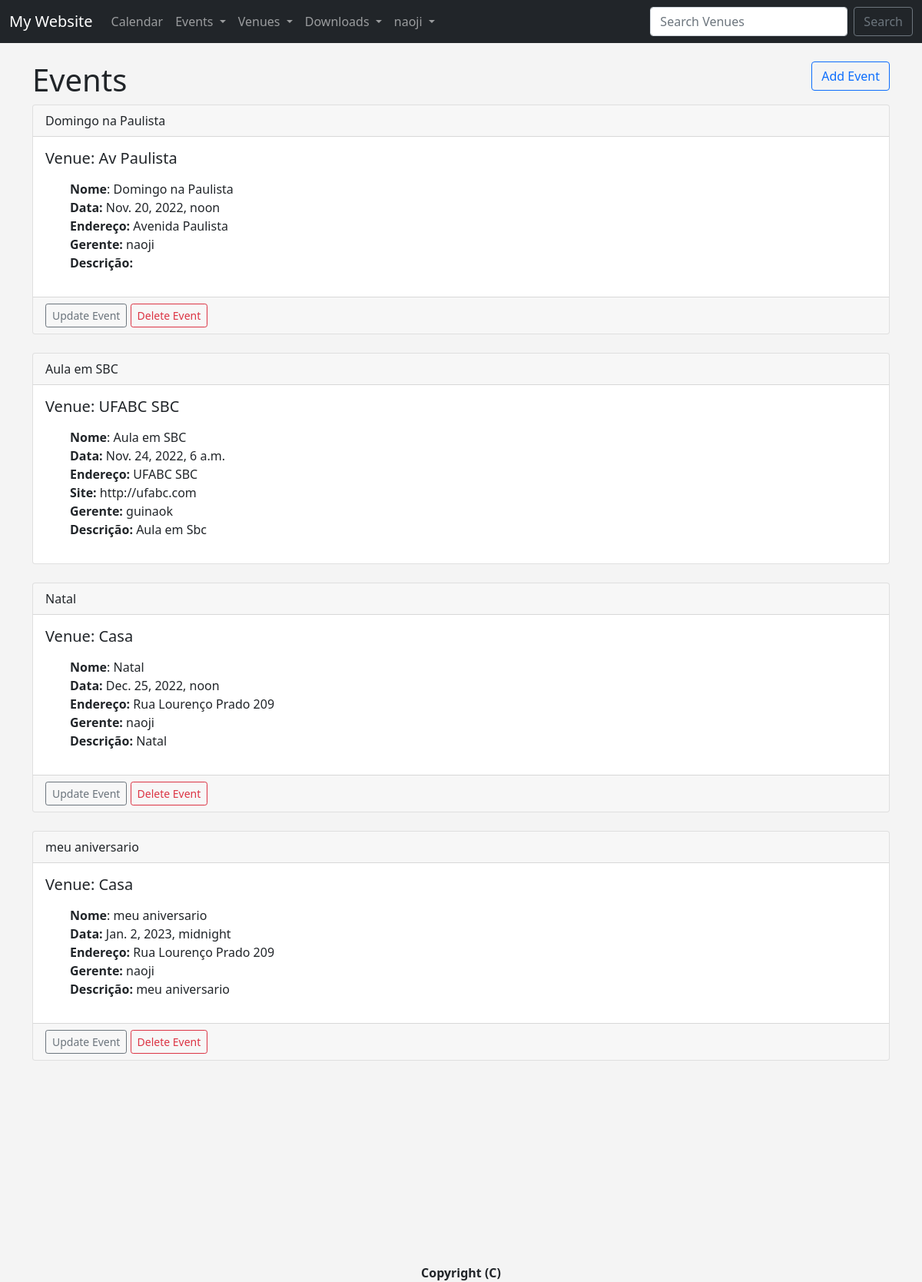
Page /events (signed in) on the committed database.
### events/models.py (models this page shows)
class Event(models.Model):
	name = models.CharField('Event Name', max_length=120)
	event_date = models.DateTimeField('Event Date')
	venue = models.ForeignKey(Venue, blank=True, null=True, on_delete=models.CASCADE)
	manager = models.ForeignKey(User, blank=True, null=True, on_delete=models.SET_NULL)
	description = models.TextField(blank=True)
	attendees = models.ManyToManyField(WebsiteUser, blank=True)
	def __str__(self):
		return self.name

class Venue(models.Model):
	name = models.CharField('Venue Name', max_length=120)
	address = models.CharField(max_length=300)
	zip_code = models.CharField('Zip Code', max_length=12)
	phone = models.CharField('Contact Phone', max_length=25, blank=True)
	website = models.URLField('Website Address', blank=True)
	email_address = models.EmailField('Email Address', blank=True)
	def __str__(self):
		return self.name

### events/views.py (the view)
# urls.py: path('events', views.all_events, name="list-events"),
def all_events(request):
	event_list = Event.objects.all().order_by('event_date')
	return render(request, 'events/events_list.html', {'event_list': event_list})

### events/templates/events/events_list.html
{% extends 'events/base.html' %}
{% block content %}
<h1>Events
	<a href="{% url 'add-event' %}" type="button" class="btn btn-outline-primary" style="float: right;">
		Add Event
	</a>
</h1>
{% for event in event_list %}
<div class="card">
	<div class="card-header">{{ event }}</div>
	<div class="card-body">
		<h5 class="card-title">Venue: {{ event.venue }}</h5>
		<p class="card-text">
		<ul style="list-style: none">
			<li><b>Nome</b>: {{ event.name }}</li>
			<li><b>Data:</b> {{ event.event_date }}</li>
			<li><b>Endereço:</b> {{ event.venue.address }}</li>
			{% if event.venue.website %}
			<li><b>Site:</b> {{ event.venue.website }}</li>
			{% endif %}
			{% if event.manager %}
			<li><b>Gerente:</b> {{ event.manager }}</li>
			{% endif %}
			{% if event.manager %}
			<li><b>Descrição:</b> {{ event.description }}</li>
			{% endif %}
		</ul>
		</p>
	</div>
	{% if user.is_authenticated %}
		{% if user == event.manager %}
			<div class="card-footer text-muted">
				<a href="{% url 'update-event' event.id %}" class="btn btn-outline-secondary btn-sm">Update Event</a>
				<a href="{% url 'delete-event' event.id %}" class="btn btn-outline-danger btn-sm">Delete Event</a>
			</div>
		{% endif %}
	{% endif %}
</div>
<br>
{% endfor %}
<br><br><br><br><br><br><br><br><br><br>
<center>
	<strong>Copyright (C) {{ current_year }}</strong>
</center>
{% endblock %}

### events/templates/events/navbar.html (shortened to what this page needs)
<nav class="navbar navbar-expand-lg navbar-dark bg-dark">
  <div class="container-fluid">
    <a class="navbar-brand" href="{% url 'home' %}">My Website</a>
    <div class="collapse navbar-collapse" id="navbarSupportedContent">
      <ul class="navbar-nav me-auto mb-2 mb-lg-0">
        <li class="nav-item">
          <a class="nav-link" href="{% url 'home' '2022' 'November' %}">
            Calendar
          </a>
        </li>
        <li class="nav-item dropdown">
          <a class="nav-link dropdown-toggle" href="#" role="button" data-bs-toggle="dropdown" aria-expanded="false">
            Events
          </a>
        </li>
        <li class="nav-item dropdown">
          <a class="nav-link dropdown-toggle" href="#" role="button" data-bs-toggle="dropdown" aria-expanded="false">
            Venues
          </a>
        </li>
        <li class="nav-item dropdown">
          <a class="nav-link dropdown-toggle" href="#" role="button" data-bs-toggle="dropdown" aria-expanded="false">
            Downloads
          </a>
        </li>
        {% if user.is_authenticated %}
        <li class="nav-item dropdown">
          <a class="nav-link dropdown-toggle" href="#" role="button" data-bs-toggle="dropdown" aria-expanded="false">
            {{user}}
          </a>
        </li>
        {% endif %}
      </ul>
      <form class="d-flex" method=POST action="{% url 'search-venues' %}">
        <input class="form-control me-2" type="search" placeholder="Search Venues" name="searched" aria-label="Search">
        <button class="btn btn-outline-secondary" type="submit">
          Search
        </button>
      </form>
    </div>
  </div>
</nav>

### events/templates/events/base.html (style rules this page uses)
body { background: #f4f4f4; }

### rows in the picture
Event: name "Domingo na Paulista", venue "Av Paulista", event_date "Nov. 20, 2022, noon", venue.address "Avenida Paulista", manager "naoji", shows "Update Event"
Event: name "Aula em SBC", venue "UFABC SBC", event_date "Nov. 24, 2022, 6 a.m.", venue.address "UFABC SBC", venue.website "http://ufabc.com", manager "guinaok", description "Aula em Sbc"
Event: name "Natal", venue "Casa", event_date "Dec. 25, 2022, noon", venue.address "Rua Lourenço Prado 209", manager "naoji", description "Natal", shows "Update Event"
Event: name "meu aniversario", venue "Casa", event_date "Jan. 2, 2023, midnight", venue.address "Rua Lourenço Prado 209", manager "naoji", description "meu aniversario", shows "Update Event"

### other values in the picture
{{ user }} "naoji"
